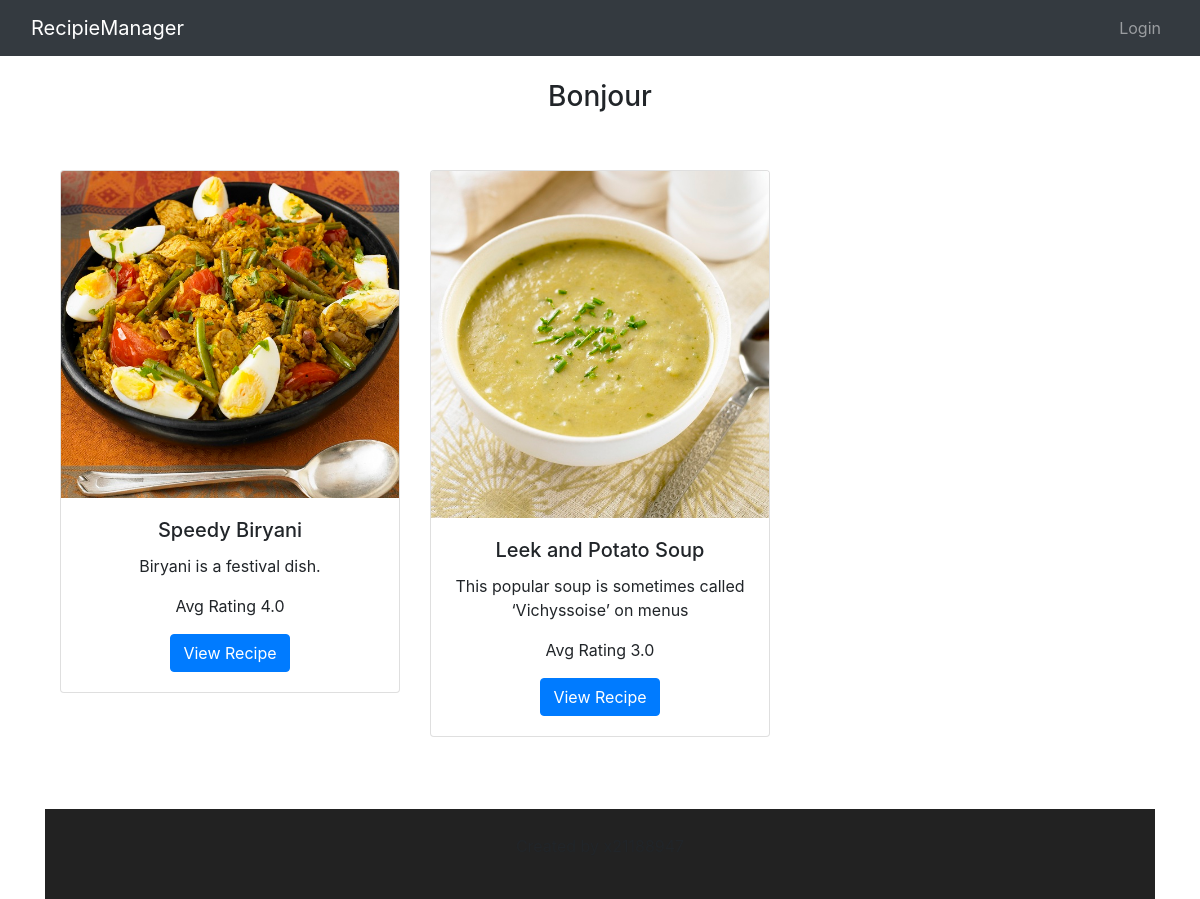
The page / on the database its author committed.
### recipies/models.py (models this page shows, shortened)
class Recipe(models.Model):
    title = models.CharField(max_length=100)
    owner = models.ForeignKey(User, on_delete=models.CASCADE)
    description = models.TextField()
    image = models.ImageField(upload_to='images/')
    steps = models.TextField()
    ingredients = models.TextField()
    objects = RecipeManager()
    def avg_rating(self):
        ratings = RecipeRating.objects.filter(recipe=self)
        if ratings:
            return "{:.1f}".format(sum([r.rating for r in ratings]) / len(ratings))
        return "0.0"

class RecipeRating(models.Model):
    recipe = models.ForeignKey(Recipe, on_delete=models.CASCADE, related_name='ratings')
    user = models.ForeignKey(User, on_delete=models.CASCADE)
    rating = models.PositiveIntegerField(
        default=0,
        validators=[MaxValueValidator(5), MinValueValidator(1)]
    )
    objects = RecipeRatingManager()
    class Meta:
        unique_together = ('recipe', 'user')

### recipies/views.py (the view)
# urls.py: path('', views.index, name='index'),
def index(request):
    recipes = Recipe.objects.all()
    context = {'recipes': recipes}
    return render(request, 'recipies/index.html', context)

### recipies/models.py (called while the page is built)
    def get_queryset(self):
        return super().get_queryset()

### recipies/templates/recipies/index.html
{% extends 'recipies/base.html' %}
{% load bootstrap4%}
{% block content %}
<div class="container text-center">
<br>
  <h3>Bonjour</h3><br>
<br>
 <div class="container">
  <div class="row">
    {% for recipe in recipes %}
      <div class="col-md-6 col-lg-4">
        <div class="card mb-4">
          <img class="card-img-top" src="{{ recipe.image.url }}" alt="{{ recipe.title }}">
          <div class="card-body">
            <h5 class="card-title">{{ recipe.title }}</h5>
            <p class="card-text">{{ recipe.description }}</p>
            <p class="card-text">Avg Rating {{ recipe.avg_rating }}</p>
            <a href="{% url 'recipies:recipe_view' recipe.id %}" class="btn btn-primary">View Recipe</a>
          </div>
        </div>
      </div>
      {% endfor %}
  </div>
</div>
<br>
{% endblock %}

### rows shown on the page
Recipe: image (picture), title "Speedy Biryani", description "Biryani is a festival dish.", avg_rating "4.0"
Recipe: image (picture), title "Leek and Potato Soup", description "This popular soup is sometimes called ‘Vichyssoise’ on menus", avg_rating "3.0"
